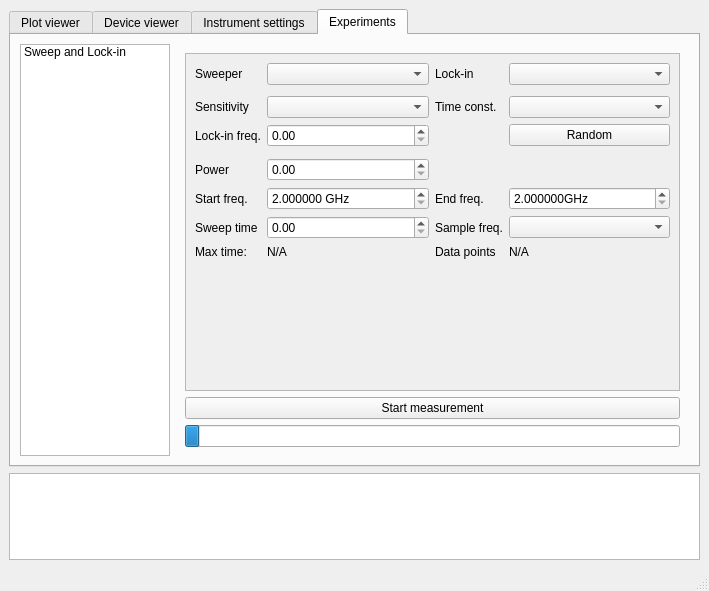
<?xml version="1.0" encoding="UTF-8"?>
<ui version="4.0">
 <class>MainWindow</class>
 <widget class="QMainWindow" name="MainWindow">
  <property name="geometry">
   <rect>
    <x>0</x>
    <y>0</y>
    <width>709</width>
    <height>591</height>
   </rect>
  </property>
  <property name="windowTitle">
   <string>MainWindow</string>
  </property>
  <widget class="QWidget" name="centralwidget">
   <layout class="QVBoxLayout" name="verticalLayout_2">
    <item>
     <widget class="QTabWidget" name="tabWidget_2">
      <property name="tabPosition">
       <enum>QTabWidget::North</enum>
      </property>
      <property name="currentIndex">
       <number>3</number>
      </property>
      <widget class="QWidget" name="plot_tab">
       <attribute name="title">
        <string>Plot viewer</string>
       </attribute>
       <layout class="QHBoxLayout" name="horizontalLayout_9">
        <item>
         <layout class="QVBoxLayout" name="verticalLayout_11">
          <item>
           <widget class="PlotWidget" name="graphWidget" native="true">
            <property name="sizePolicy">
             <sizepolicy hsizetype="Expanding" vsizetype="Expanding">
              <horstretch>0</horstretch>
              <verstretch>0</verstretch>
             </sizepolicy>
            </property>
           </widget>
          </item>
          <item>
           <layout class="QHBoxLayout" name="horizontalLayout_2">
            <item>
             <spacer name="horizontalSpacer">
              <property name="orientation">
               <enum>Qt::Horizontal</enum>
              </property>
              <property name="sizeHint" stdset="0">
               <size>
                <width>40</width>
                <height>20</height>
               </size>
              </property>
             </spacer>
            </item>
            <item>
             <widget class="QPushButton" name="quickSaveButton">
              <property name="toolTip">
               <string>&lt;html&gt;&lt;head/&gt;&lt;body&gt;&lt;p&gt;Save data to current directory.&lt;/p&gt;&lt;p&gt;The filename is the current timestamp.&lt;/p&gt;&lt;/body&gt;&lt;/html&gt;</string>
              </property>
              <property name="text">
               <string>Quick Save</string>
              </property>
             </widget>
            </item>
            <item>
             <widget class="QPushButton" name="saveAsButton">
              <property name="toolTip">
               <string>&lt;html&gt;&lt;head/&gt;&lt;body&gt;&lt;p&gt;Open save dialog&lt;/p&gt;&lt;/body&gt;&lt;/html&gt;</string>
              </property>
              <property name="text">
               <string>Save As</string>
              </property>
             </widget>
            </item>
           </layout>
          </item>
         </layout>
        </item>
       </layout>
      </widget>
      <widget class="QWidget" name="devices_tab">
       <attribute name="title">
        <string>Device viewer</string>
       </attribute>
       <layout class="QHBoxLayout" name="horizontalLayout">
        <item>
         <layout class="QVBoxLayout" name="verticalLayout">
          <item>
           <widget class="QTreeWidget" name="deviceTree">
            <property name="sizePolicy">
             <sizepolicy hsizetype="Expanding" vsizetype="Expanding">
              <horstretch>10</horstretch>
              <verstretch>10</verstretch>
             </sizepolicy>
            </property>
            <column>
             <property name="text">
              <string>Status</string>
             </property>
            </column>
            <column>
             <property name="text">
              <string>Instrument type</string>
             </property>
            </column>
            <column>
             <property name="text">
              <string>Name</string>
             </property>
            </column>
            <column>
             <property name="text">
              <string>Model</string>
             </property>
            </column>
            <column>
             <property name="text">
              <string>Address</string>
             </property>
            </column>
           </widget>
          </item>
         </layout>
        </item>
       </layout>
      </widget>
      <widget class="QWidget" name="settingsTab">
       <attribute name="title">
        <string>Instrument settings</string>
       </attribute>
       <layout class="QVBoxLayout" name="verticalLayout_10">
        <item>
         <layout class="QHBoxLayout" name="horizontalLayout_4">
          <item>
           <widget class="QTreeWidget" name="deviceSelectionTree">
            <property name="maximumSize">
             <size>
              <width>200</width>
              <height>16777215</height>
             </size>
            </property>
            <column>
             <property name="text">
              <string>Devices</string>
             </property>
            </column>
           </widget>
          </item>
          <item>
           <widget class="QStackedWidget" name="settingsStack">
            <property name="currentIndex">
             <number>1</number>
            </property>
            <widget class="QWidget" name="placeholderPage">
             <layout class="QVBoxLayout" name="verticalLayout_6">
              <item>
               <widget class="QLabel" name="label_7">
                <property name="text">
                 <string>Please select a device.</string>
                </property>
                <property name="alignment">
                 <set>Qt::AlignCenter</set>
                </property>
               </widget>
              </item>
             </layout>
            </widget>
            <widget class="QWidget" name="genericLockInPage">
             <layout class="QVBoxLayout" name="verticalLayout_3">
              <item>
               <widget class="QScrollArea" name="scrollArea">
                <property name="widgetResizable">
                 <bool>true</bool>
                </property>
                <widget class="QWidget" name="scrollAreaWidgetContents">
                 <property name="geometry">
                  <rect>
                   <x>0</x>
                   <y>0</y>
                   <width>422</width>
                   <height>348</height>
                  </rect>
                 </property>
                 <property name="sizePolicy">
                  <sizepolicy hsizetype="Preferred" vsizetype="Preferred">
                   <horstretch>0</horstretch>
                   <verstretch>0</verstretch>
                  </sizepolicy>
                 </property>
                 <layout class="QFormLayout" name="formLayout">
                  <property name="fieldGrowthPolicy">
                   <enum>QFormLayout::AllNonFixedFieldsGrow</enum>
                  </property>
                  <property name="labelAlignment">
                   <set>Qt::AlignRight|Qt::AlignTrailing|Qt::AlignVCenter</set>
                  </property>
                  <property name="formAlignment">
                   <set>Qt::AlignLeading|Qt::AlignLeft|Qt::AlignVCenter</set>
                  </property>
                  <item row="1" column="0">
                   <widget class="QLabel" name="label">
                    <property name="sizePolicy">
                     <sizepolicy hsizetype="Preferred" vsizetype="MinimumExpanding">
                      <horstretch>0</horstretch>
                      <verstretch>0</verstretch>
                     </sizepolicy>
                    </property>
                    <property name="text">
                     <string>Frequency</string>
                    </property>
                   </widget>
                  </item>
                  <item row="1" column="1">
                   <layout class="QVBoxLayout" name="verticalLayout_5">
                    <item>
                     <layout class="QHBoxLayout" name="horizontalLayout_3">
                      <item>
                       <widget class="QDoubleSpinBox" name="genericLockInFreqBox">
                        <property name="decimals">
                         <number>3</number>
                        </property>
                        <property name="maximum">
                         <double>10000.000000000000000</double>
                        </property>
                        <property name="singleStep">
                         <double>1.000000000000000</double>
                        </property>
                        <property name="value">
                         <double>1.000000000000000</double>
                        </property>
                       </widget>
                      </item>
                      <item>
                       <widget class="QComboBox" name="genericLockInFreqPrefix">
                        <property name="sizePolicy">
                         <sizepolicy hsizetype="Fixed" vsizetype="Fixed">
                          <horstretch>0</horstretch>
                          <verstretch>0</verstretch>
                         </sizepolicy>
                        </property>
                        <property name="maximumSize">
                         <size>
                          <width>60</width>
                          <height>16777215</height>
                         </size>
                        </property>
                        <item>
                         <property name="text">
                          <string>Hz</string>
                         </property>
                        </item>
                        <item>
                         <property name="text">
                          <string>kHz</string>
                         </property>
                        </item>
                        <item>
                         <property name="text">
                          <string>MHz</string>
                         </property>
                        </item>
                        <item>
                         <property name="text">
                          <string>GHz</string>
                         </property>
                        </item>
                       </widget>
                      </item>
                     </layout>
                    </item>
                    <item>
                     <widget class="QPushButton" name="genericLockInRandomButton">
                      <property name="text">
                       <string>Random</string>
                      </property>
                     </widget>
                    </item>
                   </layout>
                  </item>
                  <item row="2" column="0">
                   <widget class="QLabel" name="label_2">
                    <property name="text">
                     <string>Amplitude</string>
                    </property>
                   </widget>
                  </item>
                  <item row="2" column="1">
                   <widget class="QDoubleSpinBox" name="genericLockInAmp">
                    <property name="suffix">
                     <string> V</string>
                    </property>
                    <property name="decimals">
                     <number>3</number>
                    </property>
                    <property name="minimum">
                     <double>0.005000000000000</double>
                    </property>
                    <property name="maximum">
                     <double>4.999000000000000</double>
                    </property>
                    <property name="singleStep">
                     <double>0.010000000000000</double>
                    </property>
                   </widget>
                  </item>
                  <item row="3" column="0">
                   <widget class="QLabel" name="label_3">
                    <property name="text">
                     <string>Phase</string>
                    </property>
                   </widget>
                  </item>
                  <item row="3" column="1">
                   <widget class="QDoubleSpinBox" name="genericLockInPhase">
                    <property name="suffix">
                     <string> °</string>
                    </property>
                    <property name="decimals">
                     <number>3</number>
                    </property>
                    <property name="minimum">
                     <double>-359.999000000000024</double>
                    </property>
                    <property name="maximum">
                     <double>729.980000000000018</double>
                    </property>
                   </widget>
                  </item>
                  <item row="5" column="0">
                   <widget class="QLabel" name="label_5">
                    <property name="text">
                     <string>Tau</string>
                    </property>
                   </widget>
                  </item>
                  <item row="5" column="1">
                   <widget class="QComboBox" name="genericLockInTau"/>
                  </item>
                  <item row="7" column="0">
                   <widget class="QLabel" name="label_6">
                    <property name="text">
                     <string>Sensitivity</string>
                    </property>
                   </widget>
                  </item>
                  <item row="7" column="1">
                   <widget class="QComboBox" name="genericLockInSens"/>
                  </item>
                  <item row="9" column="0">
                   <widget class="QLabel" name="label_10">
                    <property name="text">
                     <string>Display</string>
                    </property>
                   </widget>
                  </item>
                  <item row="9" column="1">
                   <layout class="QHBoxLayout" name="horizontalLayout_6">
                    <item>
                     <widget class="QComboBox" name="genericLockInDisp1"/>
                    </item>
                    <item>
                     <widget class="QComboBox" name="genericLockInDisp2"/>
                    </item>
                   </layout>
                  </item>
                  <item row="10" column="0">
                   <widget class="QLabel" name="label_11">
                    <property name="text">
                     <string>&lt;html&gt;&lt;head/&gt;&lt;body&gt;&lt;p&gt;Type&lt;/p&gt;&lt;/body&gt;&lt;/html&gt;</string>
                    </property>
                   </widget>
                  </item>
                  <item row="10" column="1">
                   <layout class="QHBoxLayout" name="horizontalLayout_7">
                    <item>
                     <widget class="QRadioButton" name="genericLockInAqOne">
                      <property name="text">
                       <string>One-shot</string>
                      </property>
                     </widget>
                    </item>
                    <item>
                     <widget class="QRadioButton" name="genericLockInAqCont">
                      <property name="text">
                       <string>Contino&amp;us</string>
                      </property>
                     </widget>
                    </item>
                   </layout>
                  </item>
                  <item row="11" column="0">
                   <widget class="QLabel" name="label_12">
                    <property name="text">
                     <string>&lt;html&gt;&lt;head/&gt;&lt;body&gt;&lt;p&gt;Frequency&lt;/p&gt;&lt;/body&gt;&lt;/html&gt;</string>
                    </property>
                   </widget>
                  </item>
                  <item row="11" column="1">
                   <widget class="QComboBox" name="genericLockInMeasurementFreq"/>
                  </item>
                  <item row="12" column="0">
                   <spacer name="verticalSpacer">
                    <property name="orientation">
                     <enum>Qt::Vertical</enum>
                    </property>
                    <property name="sizeHint" stdset="0">
                     <size>
                      <width>20</width>
                      <height>40</height>
                     </size>
                    </property>
                   </spacer>
                  </item>
                  <item row="0" column="1">
                   <widget class="QLabel" name="label_14">
                    <property name="text">
                     <string>&lt;html&gt;&lt;head/&gt;&lt;body&gt;&lt;p&gt;&lt;span style=&quot; font-weight:700;&quot;&gt;Common parameters&lt;/span&gt;&lt;/p&gt;&lt;/body&gt;&lt;/html&gt;</string>
                    </property>
                   </widget>
                  </item>
                  <item row="8" column="1">
                   <widget class="QLabel" name="label_13">
                    <property name="text">
                     <string>&lt;html&gt;&lt;head/&gt;&lt;body&gt;&lt;p&gt;&lt;br/&gt;&lt;/p&gt;&lt;p&gt;&lt;span style=&quot; font-weight:700;&quot;&gt;Data acquisition and storage&lt;/span&gt;&lt;/p&gt;&lt;/body&gt;&lt;/html&gt;</string>
                    </property>
                   </widget>
                  </item>
                 </layout>
                </widget>
               </widget>
              </item>
              <item>
               <layout class="QVBoxLayout" name="verticalLayout_9">
                <item>
                 <widget class="QPushButton" name="genericLockInApplyButton">
                  <property name="text">
                   <string>Apply settings</string>
                  </property>
                 </widget>
                </item>
                <item>
                 <layout class="QHBoxLayout" name="horizontalLayout_8">
                  <item>
                   <widget class="QPushButton" name="genericLockInTriggerButton">
                    <property name="text">
                     <string>Manual trigger</string>
                    </property>
                   </widget>
                  </item>
                  <item>
                   <widget class="QPushButton" name="genericLockInBufferReadButton">
                    <property name="text">
                     <string>Read buffers</string>
                    </property>
                   </widget>
                  </item>
                 </layout>
                </item>
               </layout>
              </item>
             </layout>
            </widget>
            <widget class="QWidget" name="sweeperPage">
             <layout class="QVBoxLayout" name="verticalLayout_7">
              <item>
               <widget class="QScrollArea" name="scrollArea_2">
                <property name="widgetResizable">
                 <bool>true</bool>
                </property>
                <widget class="QWidget" name="scrollAreaWidgetContents_2">
                 <property name="geometry">
                  <rect>
                   <x>0</x>
                   <y>0</y>
                   <width>185</width>
                   <height>98</height>
                  </rect>
                 </property>
                 <layout class="QFormLayout" name="formLayout_2">
                  <item row="0" column="0">
                   <widget class="QLabel" name="label_4">
                    <property name="text">
                     <string>Operation mode</string>
                    </property>
                   </widget>
                  </item>
                  <item row="1" column="0">
                   <widget class="QLabel" name="label_8">
                    <property name="text">
                     <string>TextLabel</string>
                    </property>
                   </widget>
                  </item>
                  <item row="2" column="0">
                   <widget class="QLabel" name="label_9">
                    <property name="text">
                     <string>TextLabel</string>
                    </property>
                   </widget>
                  </item>
                  <item row="0" column="1">
                   <layout class="QVBoxLayout" name="verticalLayout_8">
                    <item>
                     <widget class="QRadioButton" name="radioButton">
                      <property name="text">
                       <string>&amp;RadioButton</string>
                      </property>
                     </widget>
                    </item>
                    <item>
                     <widget class="QRadioButton" name="radioButton_2">
                      <property name="text">
                       <string>RadioB&amp;utton</string>
                      </property>
                     </widget>
                    </item>
                   </layout>
                  </item>
                 </layout>
                </widget>
               </widget>
              </item>
              <item>
               <widget class="QPushButton" name="pushButton">
                <property name="text">
                 <string>PushButton</string>
                </property>
               </widget>
              </item>
             </layout>
            </widget>
           </widget>
          </item>
         </layout>
        </item>
       </layout>
      </widget>
      <widget class="QWidget" name="tab">
       <attribute name="title">
        <string>Experiments</string>
       </attribute>
       <layout class="QHBoxLayout" name="horizontalLayout_5">
        <item>
         <widget class="QListWidget" name="expList">
          <property name="sizePolicy">
           <sizepolicy hsizetype="Minimum" vsizetype="Expanding">
            <horstretch>0</horstretch>
            <verstretch>0</verstretch>
           </sizepolicy>
          </property>
          <property name="minimumSize">
           <size>
            <width>150</width>
            <height>0</height>
           </size>
          </property>
          <property name="maximumSize">
           <size>
            <width>150</width>
            <height>16777215</height>
           </size>
          </property>
          <item>
           <property name="text">
            <string>Sweep and Lock-in</string>
           </property>
          </item>
         </widget>
        </item>
        <item>
         <widget class="QStackedWidget" name="expStack">
          <property name="currentIndex">
           <number>1</number>
          </property>
          <widget class="QWidget" name="expPlaceholder">
           <layout class="QHBoxLayout" name="horizontalLayout_10">
            <item>
             <widget class="QLabel" name="label_15">
              <property name="text">
               <string>Please select an experiment.</string>
              </property>
              <property name="alignment">
               <set>Qt::AlignCenter</set>
              </property>
             </widget>
            </item>
           </layout>
          </widget>
          <widget class="QWidget" name="expSweepAndLockIn">
           <layout class="QVBoxLayout" name="verticalLayout_4">
            <item>
             <widget class="QScrollArea" name="scrollArea_3">
              <property name="widgetResizable">
               <bool>true</bool>
              </property>
              <property name="alignment">
               <set>Qt::AlignLeading|Qt::AlignLeft|Qt::AlignVCenter</set>
              </property>
              <widget class="QWidget" name="scrollAreaWidgetContents_3">
               <property name="geometry">
                <rect>
                 <x>0</x>
                 <y>0</y>
                 <width>491</width>
                 <height>319</height>
                </rect>
               </property>
               <layout class="QGridLayout" name="gridLayout">
                <item row="2" column="3">
                 <widget class="QComboBox" name="sweepAndLockTau"/>
                </item>
                <item row="9" column="3">
                 <widget class="QLabel" name="sweepAndLockDataPointsLabel">
                  <property name="text">
                   <string>N/A</string>
                  </property>
                 </widget>
                </item>
                <item row="9" column="1">
                 <widget class="QLabel" name="sweepAndLockMaxTimeLabel">
                  <property name="text">
                   <string>N/A</string>
                  </property>
                 </widget>
                </item>
                <item row="2" column="2">
                 <widget class="QLabel" name="label_26">
                  <property name="text">
                   <string>Time const.</string>
                  </property>
                 </widget>
                </item>
                <item row="2" column="1">
                 <widget class="QComboBox" name="sweepAndLockSens"/>
                </item>
                <item row="7" column="3">
                 <widget class="QComboBox" name="sweepAndLockSampleFreq"/>
                </item>
                <item row="6" column="3">
                 <widget class="QDoubleSpinBox" name="sweepAndLockEndFreq">
                  <property name="suffix">
                   <string>GHz</string>
                  </property>
                  <property name="decimals">
                   <number>6</number>
                  </property>
                  <property name="minimum">
                   <double>2.000000000000000</double>
                  </property>
                  <property name="maximum">
                   <double>20.000000000000000</double>
                  </property>
                 </widget>
                </item>
                <item row="7" column="2">
                 <widget class="QLabel" name="label_21">
                  <property name="text">
                   <string>Sample freq.</string>
                  </property>
                 </widget>
                </item>
                <item row="1" column="0">
                 <spacer name="verticalSpacer_3">
                  <property name="orientation">
                   <enum>Qt::Vertical</enum>
                  </property>
                  <property name="sizeType">
                   <enum>QSizePolicy::Fixed</enum>
                  </property>
                  <property name="sizeHint" stdset="0">
                   <size>
                    <width>20</width>
                    <height>5</height>
                   </size>
                  </property>
                 </spacer>
                </item>
                <item row="2" column="0">
                 <widget class="QLabel" name="label_23">
                  <property name="text">
                   <string>Sensitivity</string>
                  </property>
                 </widget>
                </item>
                <item row="7" column="1">
                 <widget class="QDoubleSpinBox" name="sweepAndLockSweepTime"/>
                </item>
                <item row="0" column="2">
                 <widget class="QLabel" name="label_17">
                  <property name="text">
                   <string>Lock-in</string>
                  </property>
                 </widget>
                </item>
                <item row="0" column="1">
                 <widget class="QComboBox" name="sweepAndLockSelectSweeper">
                  <property name="sizePolicy">
                   <sizepolicy hsizetype="Expanding" vsizetype="Fixed">
                    <horstretch>0</horstretch>
                    <verstretch>0</verstretch>
                   </sizepolicy>
                  </property>
                  <property name="editable">
                   <bool>false</bool>
                  </property>
                  <property name="currentText">
                   <string/>
                  </property>
                 </widget>
                </item>
                <item row="6" column="2">
                 <widget class="QLabel" name="label_20">
                  <property name="text">
                   <string>End freq.</string>
                  </property>
                 </widget>
                </item>
                <item row="0" column="0">
                 <widget class="QLabel" name="label_16">
                  <property name="text">
                   <string>Sweeper</string>
                  </property>
                 </widget>
                </item>
                <item row="6" column="0">
                 <widget class="QLabel" name="label_19">
                  <property name="text">
                   <string>Start freq.</string>
                  </property>
                 </widget>
                </item>
                <item row="10" column="1">
                 <spacer name="verticalSpacer_2">
                  <property name="orientation">
                   <enum>Qt::Vertical</enum>
                  </property>
                  <property name="sizeHint" stdset="0">
                   <size>
                    <width>20</width>
                    <height>40</height>
                   </size>
                  </property>
                 </spacer>
                </item>
                <item row="7" column="0">
                 <widget class="QLabel" name="label_18">
                  <property name="text">
                   <string>Sweep time</string>
                  </property>
                 </widget>
                </item>
                <item row="0" column="3">
                 <widget class="QComboBox" name="sweepAndLockSelectLockIn">
                  <property name="sizePolicy">
                   <sizepolicy hsizetype="Expanding" vsizetype="Fixed">
                    <horstretch>0</horstretch>
                    <verstretch>0</verstretch>
                   </sizepolicy>
                  </property>
                 </widget>
                </item>
                <item row="9" column="0">
                 <widget class="QLabel" name="label_22">
                  <property name="toolTip">
                   <string>&lt;html&gt;&lt;head/&gt;&lt;body&gt;&lt;p&gt;Maximum amount of time that can be recorded to the internal memory of the lock-in.&lt;/p&gt;&lt;p&gt;Anything over this limit will be padded with zeroes.&lt;/p&gt;&lt;/body&gt;&lt;/html&gt;</string>
                  </property>
                  <property name="text">
                   <string>Max time:</string>
                  </property>
                 </widget>
                </item>
                <item row="6" column="1">
                 <widget class="QDoubleSpinBox" name="sweepAndLockStartFreq">
                  <property name="suffix">
                   <string> GHz</string>
                  </property>
                  <property name="decimals">
                   <number>6</number>
                  </property>
                  <property name="minimum">
                   <double>2.000000000000000</double>
                  </property>
                  <property name="maximum">
                   <double>20.000000000000000</double>
                  </property>
                  <property name="value">
                   <double>2.000000000000000</double>
                  </property>
                 </widget>
                </item>
                <item row="9" column="2">
                 <widget class="QLabel" name="label_24">
                  <property name="text">
                   <string>Data points</string>
                  </property>
                 </widget>
                </item>
                <item row="3" column="3">
                 <widget class="QPushButton" name="sweepAndLockRandom">
                  <property name="text">
                   <string>Random</string>
                  </property>
                 </widget>
                </item>
                <item row="4" column="0">
                 <spacer name="verticalSpacer_4">
                  <property name="orientation">
                   <enum>Qt::Vertical</enum>
                  </property>
                  <property name="sizeType">
                   <enum>QSizePolicy::Fixed</enum>
                  </property>
                  <property name="sizeHint" stdset="0">
                   <size>
                    <width>20</width>
                    <height>5</height>
                   </size>
                  </property>
                 </spacer>
                </item>
                <item row="3" column="1">
                 <widget class="QDoubleSpinBox" name="sweepAndLockFreq"/>
                </item>
                <item row="3" column="0">
                 <widget class="QLabel" name="label_25">
                  <property name="text">
                   <string>Lock-in freq.</string>
                  </property>
                 </widget>
                </item>
                <item row="5" column="0">
                 <widget class="QLabel" name="label_27">
                  <property name="text">
                   <string>Power</string>
                  </property>
                 </widget>
                </item>
                <item row="5" column="1">
                 <widget class="QDoubleSpinBox" name="sweepAndLockPower"/>
                </item>
               </layout>
              </widget>
             </widget>
            </item>
            <item>
             <widget class="QPushButton" name="sweepAndLockStart">
              <property name="text">
               <string>Start measurement</string>
              </property>
             </widget>
            </item>
            <item>
             <widget class="QProgressBar" name="sweepAndLockProgress">
              <property name="maximum">
               <number>100</number>
              </property>
              <property name="value">
               <number>3</number>
              </property>
              <property name="textVisible">
               <bool>false</bool>
              </property>
              <property name="invertedAppearance">
               <bool>false</bool>
              </property>
             </widget>
            </item>
           </layout>
          </widget>
         </widget>
        </item>
       </layout>
      </widget>
     </widget>
    </item>
    <item>
     <widget class="QPlainTextEdit" name="logBox">
      <property name="sizePolicy">
       <sizepolicy hsizetype="Expanding" vsizetype="Preferred">
        <horstretch>0</horstretch>
        <verstretch>1</verstretch>
       </sizepolicy>
      </property>
      <property name="minimumSize">
       <size>
        <width>0</width>
        <height>0</height>
       </size>
      </property>
      <property name="maximumSize">
       <size>
        <width>16777215</width>
        <height>120</height>
       </size>
      </property>
      <property name="baseSize">
       <size>
        <width>0</width>
        <height>0</height>
       </size>
      </property>
      <property name="readOnly">
       <bool>true</bool>
      </property>
     </widget>
    </item>
   </layout>
  </widget>
  <widget class="QStatusBar" name="statusbar"/>
 </widget>
 <customwidgets>
  <customwidget>
   <class>PlotWidget</class>
   <extends>QWidget</extends>
   <header>pyqtgraph</header>
   <container>1</container>
  </customwidget>
 </customwidgets>
 <resources/>
 <connections/>
</ui>
